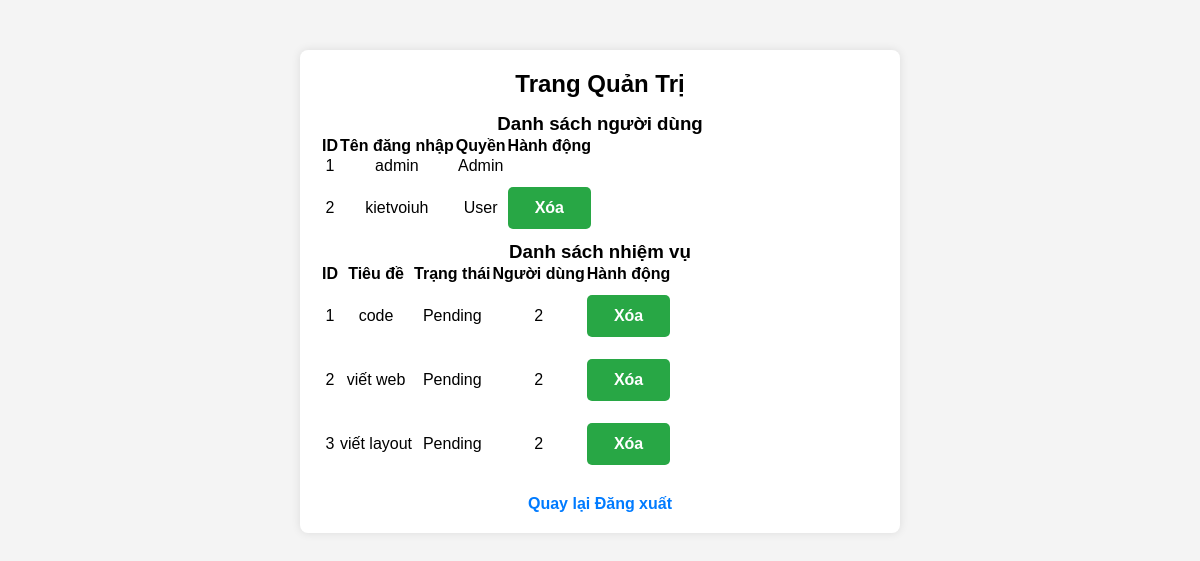
Screenshot of /admin_dashboard (signed in) with the database file from the repository.
### app.py (models this page shows)
class User(db.Model):
    id = db.Column(db.Integer, primary_key=True)
    username = db.Column(db.String(150), unique=True, nullable=False)
    password = db.Column(db.String(150), nullable=False)
    is_admin = db.Column(db.Boolean, default=False)
    avatar = db.Column(db.String(300), default='default-avatar.png')

class Task(db.Model):
    id = db.Column(db.Integer, primary_key=True)
    title = db.Column(db.String(200), nullable=False)
    due_date = db.Column(db.DateTime, nullable=True)
    status = db.Column(db.String(50), default='Pending')
    user_id = db.Column(db.Integer, db.ForeignKey('user.id'))

### app.py (the view)
@app.route('/admin_dashboard')
def admin_dashboard():
    if 'user_id' not in session or not session.get('is_admin'):
        flash("Bạn không có quyền truy cập!", "error")
        return redirect(url_for('dashboard'))
    users = User.query.all()
    tasks = Task.query.all()
    return render_template('admin.html', users=users, tasks=tasks)

### templates/admin.html (shortened to what this page needs)
<!DOCTYPE html>
<html lang="vi">
<head>
    <link rel="stylesheet" type="text/css" href="{{ url_for('static', filename='style.css') }}">
</head>
<body>
    <div class="container">
        <h2>Trang Quản Trị</h2>
        <h3>Danh sách người dùng</h3>
        <table>
            <thead>
                <tr>
                    <th>ID</th>
                    <th>Tên đăng nhập</th>
                    <th>Quyền</th>
                    <th>Hành động</th>
                </tr>
            </thead>
            <tbody>
                {% for user in users %}
                <tr>
                    <td>{{ user.id }}</td>
                    <td>{{ user.username }}</td>
                    <td>{% if user.is_admin %}Admin{% else %}User{% endif %}</td>
                    <td>
                        {% if not user.is_admin %}
                        <form action="{{ url_for('delete_user', user_id=user.id) }}" method="post" style="display:inline;">
                            <button type="submit" onclick="return confirm('Bạn có chắc muốn xóa?')">Xóa</button>
                        </form>
                        {% endif %}
                    </td>
                </tr>
                {% endfor %}
            </tbody>
        </table>
        <h3>Danh sách nhiệm vụ</h3>
        <table>
            <thead>
                <tr>
                    <th>ID</th>
                    <th>Tiêu đề</th>
                    <th>Trạng thái</th>
                    <th>Người dùng</th>
                    <th>Hành động</th>
                </tr>
            </thead>
            <tbody>
                {% for task in tasks %}
                <tr>
                    <td>{{ task.id }}</td>
                    <td>{{ task.title }}</td>
                    <td>{{ task.status }}</td>
                    <td>{{ task.user_id }}</td>
                    <td>
                        <form action="{{ url_for('delete_task', task_id=task.id) }}" method="post" style="display:inline;">
                            <button type="submit" onclick="return confirm('Bạn có chắc muốn xóa?')">Xóa</button>
                        </form>
                    </td>
                </tr>
                {% endfor %}
            </tbody>
        </table>
        <br>
        <a href="{{ url_for('dashboard') }}">Quay lại</a>
        <a href="{{ url_for('logout') }}">Đăng xuất</a>
    </div>
</body>
</html>

### static/style.css (style rules this page uses)
* { margin: 0; padding: 0; box-sizing: border-box; }
body { font-family: Arial, sans-serif; background-color: #f4f4f4; text-align: center; }
.container { width: 50%; max-width: 600px; margin: 50px auto; background: white; padding: 20px; border-radius: 8px; box-shadow: 0 0 10px rgba(0, 0, 0, 0.1); }
h1, h2 { text-align: center; margin-bottom: 15px; }
input, button { width: 100%; padding: 12px; margin: 10px 0; border: 1px solid #ddd; border-radius: 5px; font-size: 16px; }
button { background-color: #28a745; color: white; border: none; cursor: pointer; font-weight: bold; }
a { text-decoration: none; color: #007bff; font-weight: bold; }

### rows the page displays
User: id "1", username "admin", is_admin "Admin"
User: id "2", username "kietvoiuh", is_admin "User"
Task: id "1", title "code", status "Pending", user_id "2"
Task: id "2", title "viết web", status "Pending", user_id "2"
Task: id "3", title "viết layout", status "Pending", user_id "2"
